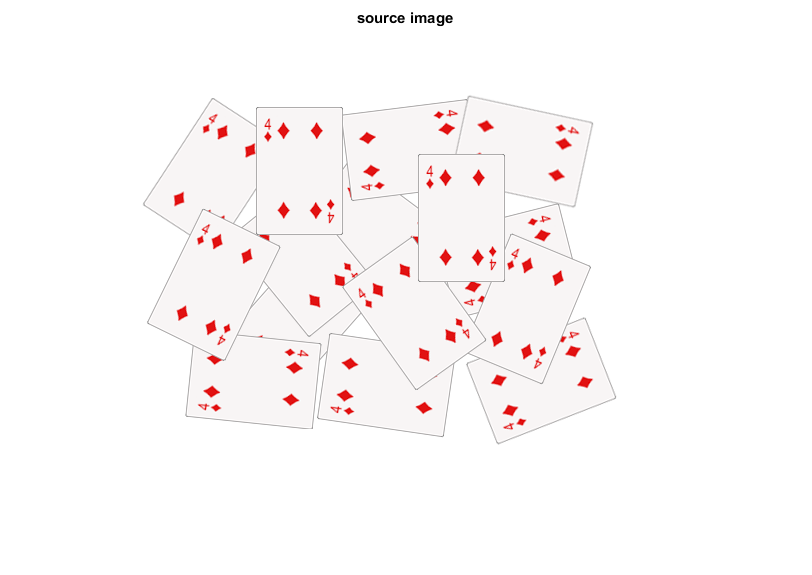
#> input picture card.png, 812 x 575 px, found by its file name
$ python watershed.py
#> lines starting #> are read from the running program, lines starting #| are printed output that depends on the picture; after the words box and inside, x2 and y2 are one past the last pixel; in counts of white or black regions, pixels touching at a corner belong together
import cv2
import numpy as np

# Read the input image
image = cv2.imread('card.png')
#> image is the input picture: shape (575, 812, 3); mean B, G, R 248.7, 248.7, 252

# Convert the image to grayscale
gray = cv2.cvtColor(image, cv2.COLOR_BGR2GRAY)

# Apply adaptive thresholding to obtain a binary image
_, binary = cv2.threshold(gray, 0, 255, cv2.THRESH_BINARY_INV+cv2.THRESH_OTSU)
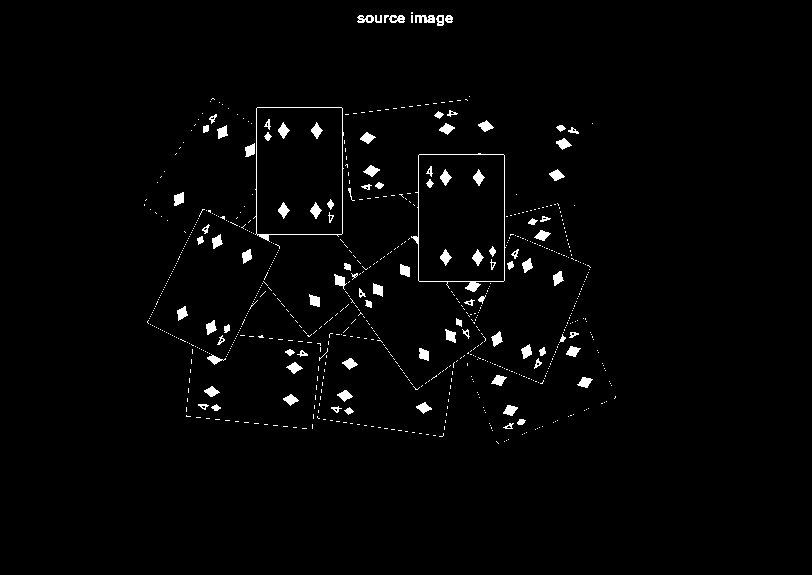
#> binary: shape (575, 812); 1.9% white; 697 white regions (600 under 20 px), largest, box (x1, y1, x2, y2) and area: (411, 153, 506, 292) 562, (253, 107, 344, 242) 476, (415, 15, 435, 23) 119

# Apply morphological operations to remove noise and fill holes
kernel = np.ones((3, 3), np.uint8)
opening = cv2.morphologyEx(binary, cv2.MORPH_OPEN, kernel, iterations=2)
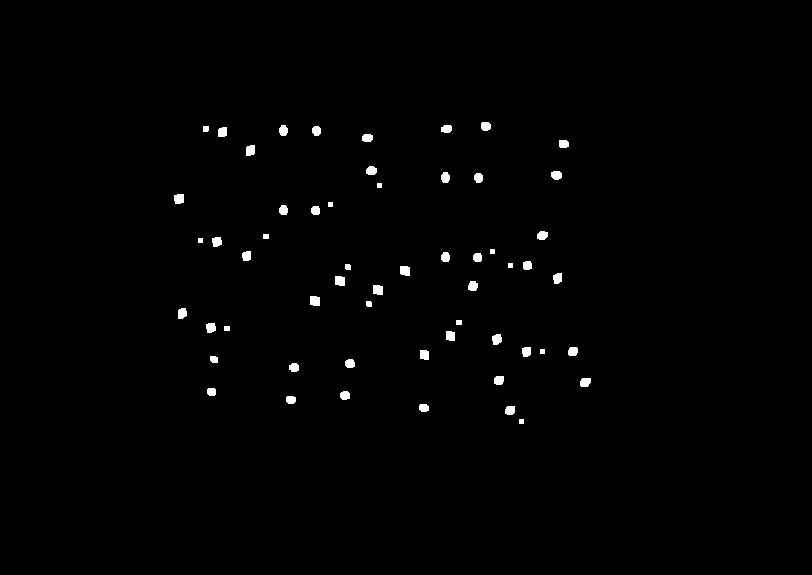
#> opening: shape (575, 812); 0.84% white; 57 white regions, largest, box (x1, y1, x2, y2) and area: (310, 296, 320, 306) 94, (335, 276, 345, 286) 93, (373, 285, 383, 295) 93

# Perform the distance transform
dist_transform = cv2.distanceTransform(opening, cv2.DIST_L2, 5)
_, sure_fg = cv2.threshold(dist_transform, 0.7 * dist_transform.max(), 255, 0)
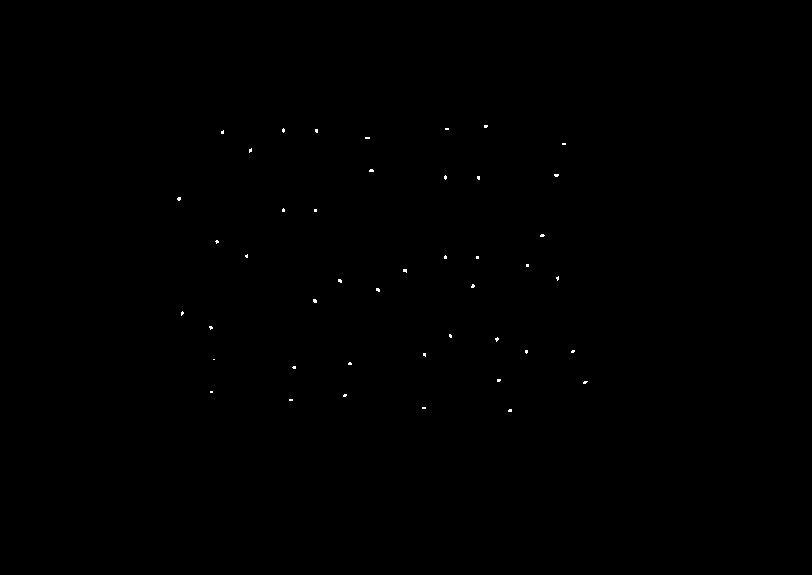
#> sure_fg: shape (575, 812) float32; 0.1% white in thin lines or dots, all inside (x1, y1, x2, y2) = (177, 125, 588, 412)

# Convert the sure foreground to 8-bit image
sure_fg = np.uint8(sure_fg)

# Perform the watershed algorithm
_, markers = cv2.connectedComponents(sure_fg)
#> markers: shape (575, 812) int32; 45 distinct labels, from 0 to 44
markers += 1
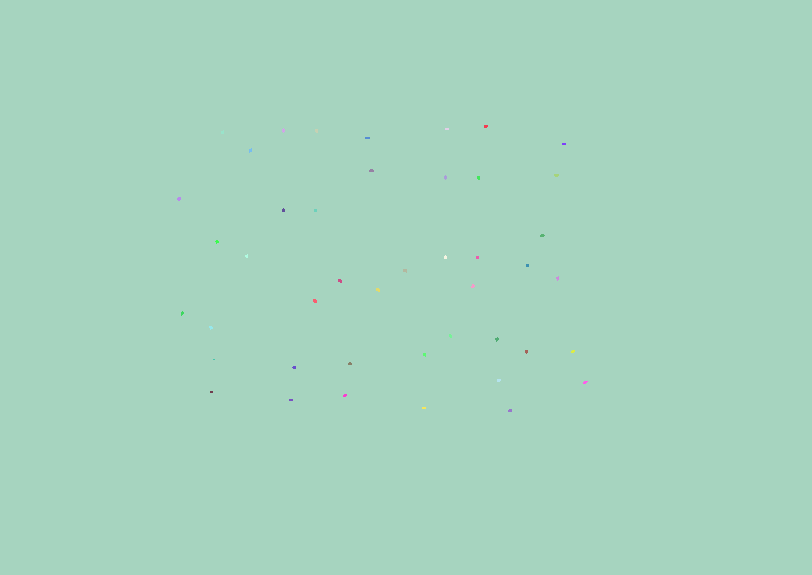
#> markers: shape (575, 812) int32; 45 distinct labels, from 1 to 45; one colour per label, 0 black
markers[opening == 255] = 0
cv2.watershed(image, markers)

# Color the segmented regions
image[markers == -1] = [0, 0, 255]
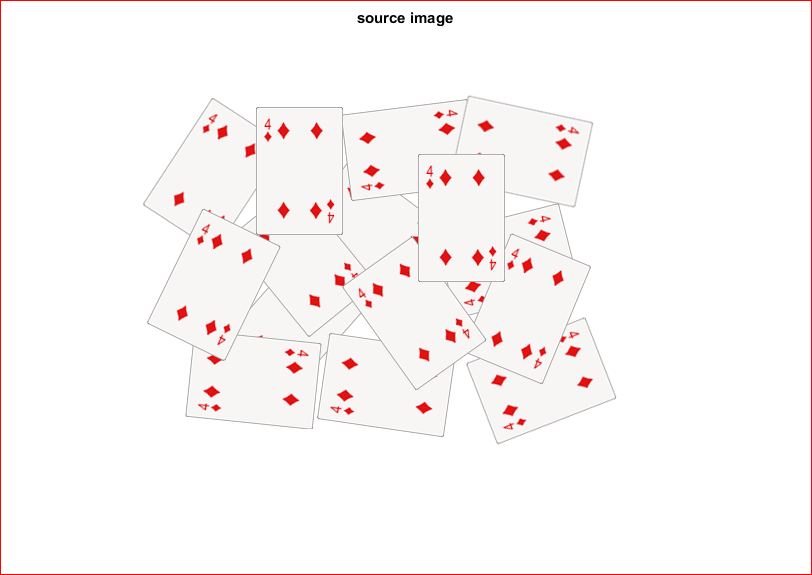
#> image: shape (575, 812, 3); 0.59% of pixels changed, all inside (x1, y1, x2, y2) = (0, 0, 812, 575)

# Display the result
cv2.imshow('Segmented Image', image)
cv2.waitKey(0)
cv2.destroyAllWindows()
